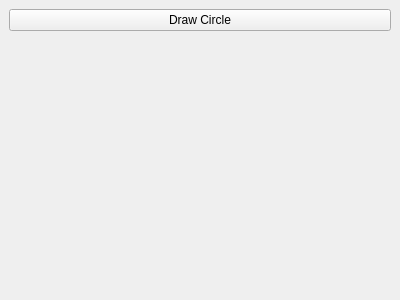
<?xml version="1.0" encoding="UTF-8"?>
<ui version="4.0">
 <class>MainWindow</class>
 <widget class="QMainWindow" name="MainWindow">
  <property name="geometry">
   <rect>
    <x>0</x>
    <y>0</y>
    <width>400</width>
    <height>300</height>
   </rect>
  </property>
  <property name="windowTitle">
   <string>MainWindow</string>
  </property>
  <widget class="QWidget" name="centralwidget">
   <layout class="QVBoxLayout" name="verticalLayout">
    <item>
     <widget class="QPushButton" name="drawButton">
      <property name="text">
       <string>Draw Circle</string>
      </property>
     </widget>
    </item>
    <item>
     <widget class="QWidget" name="drawingArea" native="true"/>
    </item>
   </layout>
  </widget>
 </widget>
 <resources/>
 <connections/>
</ui>
